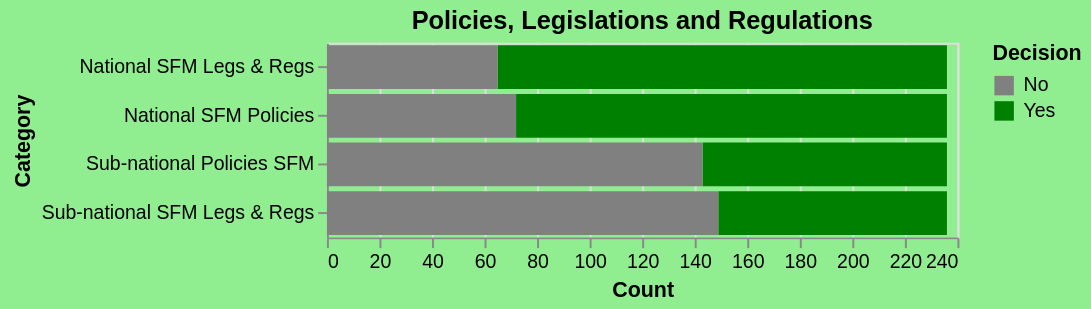

Source (Vega-Lite JSON):
### Vega-Lite specification from a JSON file in a GitHub repository (floating-point values rounded to 4 significant figures)
{"$schema": "https://vega.github.io/schema/vega-lite/v5.json", "title": "Policies, Legislations and Regulations", "config": {"background": "lightgreen"}, "width": 324, "height": 100, "data": {"values": [{"Category": "National SFM Policies", "Decision": "Yes", "Value": 164}, {"Category": "National SFM Policies", "Decision": "No", "Value": 72}, {"Category": "Sub-national Policies SFM", "Decision": "Yes", "Value": 93}, {"Category": "Sub-national Policies SFM", "Decision": "No", "Value": 143}, {"Category": "National SFM Legs & Regs", "Decision": "Yes", "Value": 171}, {"Category": "National SFM Legs & Regs", "Decision": "No", "Value": 65}, {"Category": "Sub-national SFM Legs & Regs", "Decision": "Yes", "Value": 87}, {"Category": "Sub-national SFM Legs & Regs", "Decision": "No", "Value": 149}]}, "mark": "bar", "encoding": {"y": {"field": "Category", "type": "nominal"}, "x": {"field": "Value", "type": "quantitative", "axis": {"title": "Count"}}, "color": {"field": "Decision", "type": "nominal", "scale": {"range": ["grey", "green"]}, "legend": {"title": "Decision"}}, "tooltip": [{"field": "Category", "type": "nominal", "title": "Category"}, {"field": "Decision", "type": "nominal", "title": "Decision"}, {"field": "Value", "type": "quantitative", "title": "Value"}]}}
